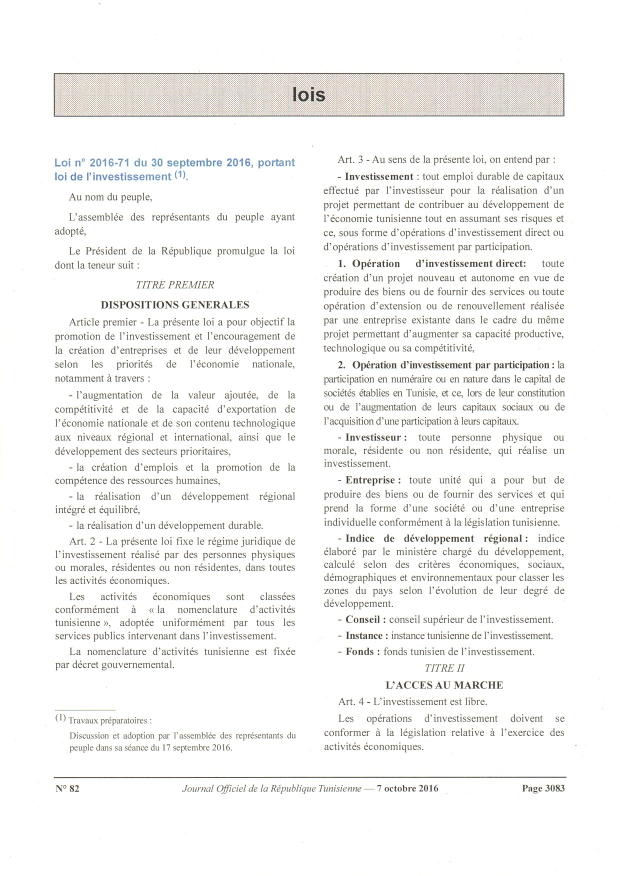
#> input picture Milestone 3/images/scannerA_doc1.jpg, 1240 x 1752 px (shown at 1/2 size)
$ python -i utils.py   (imports and definitions only)
#> lines starting #> are read from the running program, lines starting #| are printed output that depends on the picture
import cv2
import numpy as np

IMG_SIZE = 128

def preprocess_image(image):
    if len(image.shape) == 2:
        image = cv2.cvtColor(image, cv2.COLOR_GRAY2RGB)

    if image.shape[2] == 4:
        image = cv2.cvtColor(image, cv2.COLOR_RGBA2RGB)

    image = cv2.resize(image, (IMG_SIZE, IMG_SIZE))
    image = image.astype("float32") / 255.0
    image = np.expand_dims(image, axis=0)

    return image

>>> import cv2
>>> picture = cv2.cvtColor(cv2.imread('../../Milestone 3/images/scannerA_doc1.jpg'), cv2.COLOR_BGR2RGB)
>>> result = preprocess_image(picture)
#> in preprocess_image, `image = cv2.resize(image, (IMG_SIZE, IMG_SIZE))`:
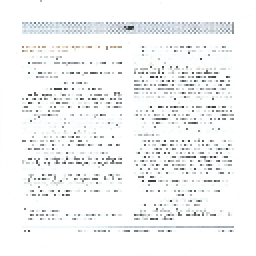
#> image: shape (128, 128, 3) (shown 2 times larger); mean of channels 0, 1, 2 245, 244.7, 243.5; drawn as B, G, R

$ run again, on Milestone 3/images/scannerA_doc2.jpg
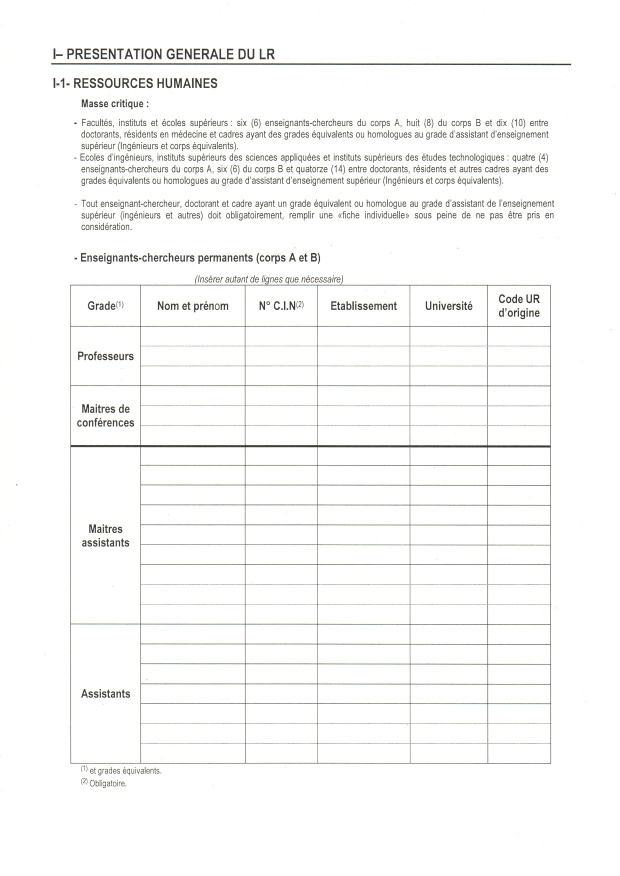
#> input picture Milestone 3/images/scannerA_doc2.jpg, 1240 x 1752 px (shown at 1/2 size)
#> in preprocess_image, `image = cv2.resize(image, (IMG_SIZE, IMG_SIZE))`:
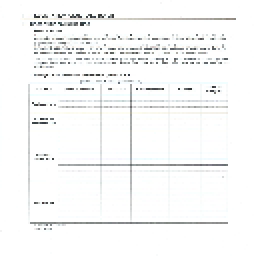
#> image: shape (128, 128, 3) (shown 2 times larger); mean of channels 0, 1, 2 247.4, 247.5, 246.9; drawn as B, G, R

$ run again, on Milestone 3/images/scannerB_doc1.jpg
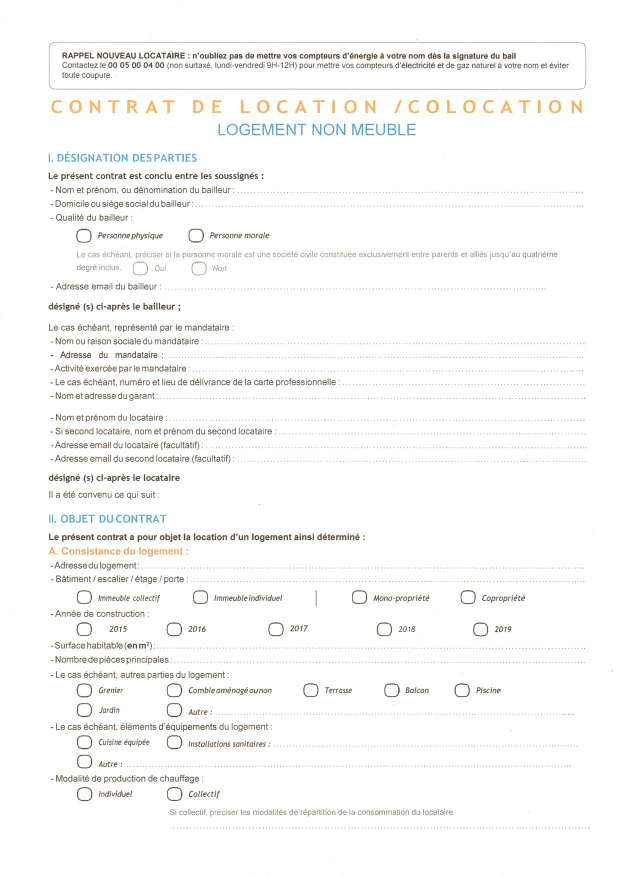
#> input picture Milestone 3/images/scannerB_doc1.jpg, 1240 x 1752 px (shown at 1/2 size)
#> in preprocess_image, `image = cv2.resize(image, (IMG_SIZE, IMG_SIZE))`:
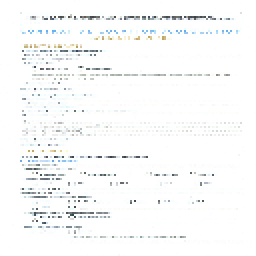
#> image: shape (128, 128, 3) (shown 2 times larger); mean of channels 0, 1, 2 249.8, 249.7, 248.7; drawn as B, G, R

$ run again, on Milestone 3/images/scannerC_doc1.jpg
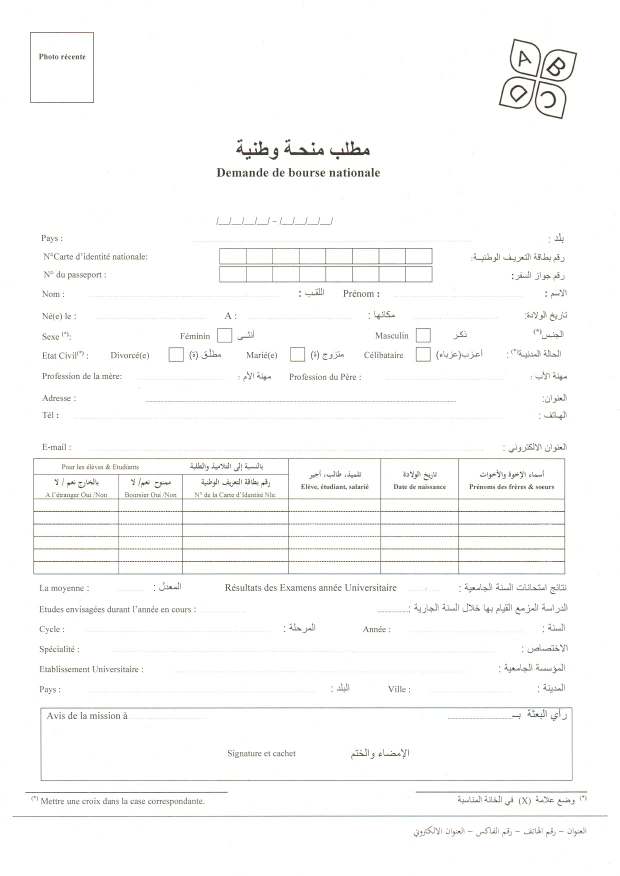
#> input picture Milestone 3/images/scannerC_doc1.jpg, 1240 x 1752 px (shown at 1/2 size)
#> in preprocess_image, `image = cv2.resize(image, (IMG_SIZE, IMG_SIZE))`:
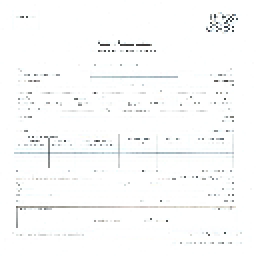
#> image: shape (128, 128, 3) (shown 2 times larger); mean of channels 0, 1, 2 251, 251, 250.5; drawn as B, G, R
